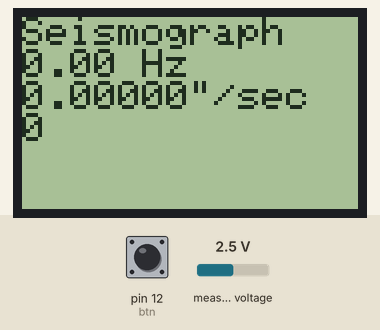
Bench run of a sketch on a simulated Arduino Uno, built with avr-gcc and run on an emulated ATmega328P. On the bench: 84×48 one-colour display. The inputs (shaded band) are chosen by the test bench; at power-on: pin 12 (btn) HIGH, measured voltage 2.5 V. What the sketch prints to the serial monitor is not drawn.

Above: at 1.2 s.

The sketch:

geophone.ino
```cpp
#include <Wire.h>
#include <Adafruit_ADS1015.h>
#include "Waveform.h"
#include <PCD8544.h>


 Adafruit_ADS1115 ads;  /* Use this for the 16-bit version */
//Adafruit_ADS1015 ads;     /* Use thi for the 12-bit version */
//int16_t buff[100];
const int btn=12;
int btnstate=0;
int del=1;
static PCD8544 lcd;
const int arrsize=200;
Waveform wform(arrsize);
unsigned long begtime=0;
int count=0;
long cycletime=1;
float freq=0;
void setup(void)
{
    lcd.begin(84, 48);

  Serial.begin(9600);
 // Serial.println("Hello!");

  //Serial.println("Getting single-ended readings from AIN0..3");
  //Serial.println("ADC Range: +/- 6.144V (1 bit = 3mV/ADS1015, 0.1875mV/ADS1115)");

  // The ADC input range (or gain) can be changed via the following
  // functions, but be careful never to exceed VDD +0.3V max, or to
  // exceed the upper and lower limits if you adjust the input range!
  // Setting these values incorrectly may destroy your ADC!
  //                                                                ADS1015  ADS1115
  //                                                                -------  -------
  // ads.setGain(GAIN_TWOTHIRDS);  // 2/3x gain +/- 6.144V  1 bit = 3mV      0.1875mV (default)
   ads.setGain(GAIN_ONE);        // 1x gain   +/- 4.096V  1 bit = 2mV      0.125mV
   //ads.setGain(GAIN_TWO);        // 2x gain   +/- 2.048V  1 bit = 1mV      0.0625mV
  // ads.setGain(GAIN_FOUR);       // 4x gain   +/- 1.024V  1 bit = 0.5mV    0.03125mV
  // ads.setGain(GAIN_EIGHT);      // 8x gain   +/- 0.512V  1 bit = 0.25mV   0.015625mV
   //ads.setGain(GAIN_SIXTEEN);    // 16x gain  +/- 0.256V  1 bit = 0.125mV  0.0078125mV
  ads.begin();
  //wform.resize(30);
  begtime=micros();
  pinMode(btn,INPUT_PULLUP);
}
void loop(void)
{
  btnstate=digitalRead(btn);
  if(btnstate==LOW){
    wform.Cal(freq);
  }
  //Serial.println(samplingFrequency);
  int16_t adc0;//;

  adc0 = ads.readADC_SingleEnded(0);
  //adc0+=0+wform.avg();
  wform.add(adc0);
  //Serial.println("WTF");
  //wform.smooth(0,1);
  //if (cycletime>2){freq=double(wform.zerohz(cycletime));}
  float avg=wform.avg();
  Serial.println(avg);
 if (count==100) {
  cycletime=(micros()-begtime)/100;
    count=0;
    //double freq=wform.hz(micros());
    freq=wform.threshz(cycletime,100,-100,198);
  updateLCD(freq,wform.ppv(freq),wform.peaky);
      begtime=micros();

 // count=0;
 }
 else{count++;}
    //Serial.print("  ");
  //Serial.println(wform.clipping());
  //Serial.print("%");

  delay(del);
}


void updateLCD(float a,float b,int16_t c){
   // Just to show the program is alive...
  lcd.clear();

  // Write a piece of text on the first line...
  lcd.setCursor(0, 0);
  lcd.print("Seismograph");

  // Write the counter on the second line...
  lcd.setCursor(0, 1);
  lcd.print(a);
lcd.print(" Hz");
lcd.setCursor(0, 2);

  lcd.print(b,5);

lcd.print('"');
lcd.print("/sec");
lcd.setCursor(0, 3);
  lcd.print(c);
  // Use a potentiometer to set the LCD contrast...
  // short level = map(analogRead(A0), 0, 1023, 0, 127);
  // lcd.setContrast(level);

}
```

Waveform.cpp
```cpp
#include "Waveform.h"
#include "Arduino.h"
#include <math.h>
#define count(x) (sizeof(x) / sizeof(x[0]))

Waveform::Waveform(int sizee){
  sizeey=sizee;
    int16_t *z=new int16_t[sizee];
    arrayy=z;
    memset(arrayy,0,sizeey);
    memset(cal_rates,0,100);
    //index=0;
}

Waveform::Waveform(){
    int16_t *z=new int16_t[10];
    arrayy=z;
    memset(arrayy,0,sizeey);
    memset(cal_rates,0,100);

    //index=0;
}

float Waveform::ppv(float hertz){
  if(cal_rates[int(hertz)]>0){
  return(mapfloat(peaky,0,cal_rates[int(hertz)],0,1));}
  else if(avrcal()>0){
    return(peaky/avrcal());
  }
  else{
    return(peaky);
  }
}
float Waveform::mapfloat(float x, float in_min, float in_max, float out_min, float out_max)
{
 return (x - in_min) * (out_max - out_min) / (in_max - in_min) + out_min;
}
void Waveform::Cal(float hertz){
  if(cal_rates[int(hertz)]!=0){cal_rates[int(hertz)]=(cal_rates[int(hertz)]+abs(peaky))/2;}
  else{
    cal_rates[int(hertz)]=abs(peaky);
  }
}
float Waveform::clipping(void){
  int counter=0;
  for(int i=0;i<sizeey-1;i++){
    if (arrayy[i]==arrayy[i+1]){
      counter++;
    }
  }
  return(counter*100/sizeey);
}
float Waveform::avrcal(void){
  uint16_t count=0;
  uint16_t avry=0;
  for(int i=0;i<100;i++){
    if(cal_rates[i]>0){
      avry+=cal_rates[i];
      count++;
    }
  }
  if(count>0){
    return(avry/count);
  }
  else{
    return(0);
  }
}

void Waveform::add(float reading){
for(int i=0;i<sizeey-1;i++){
    arrayy[i]=arrayy[i+1];
}
arrayy[sizeey-1]=reading;
peakcounter++;
if(peakcounter>500){peaky=reading-aveg;peakcounter=0;}
else if(abs(reading-aveg)>abs(peaky))peaky=reading-aveg;

}

int16_t Waveform::peak(uint16_t region){
  uint16_t peakindx=0;
  uint16_t abspeak=0;
  for(int i=sizeey-region;i<sizeey;i++){
    if(abs(arrayy[i])>abspeak)peakindx=i;
  }
  return(arrayy[peakindx]);
}
int16_t Waveform::cor(int del){
  if (del<=sizeey&&del>0){
    return(arrayy[sizeey-1]*arrayy[sizeey-del]/1000);
  }
  else{
  return(sizeey);
}
}
void Waveform::smooth(uint16_t factor,int16_t dir){
  switch(dir){
    case 1:
  for(int i=0;i<sizeey-factor-1;i++){
      int16_t sash=0;
      for(int o=0;0<factor;o++){
        sash+=arrayy[i+o];
        }
      arrayy[i]=sash/factor;
  }
  break;
  case -1:
  for(int i=factor;i<sizeey;i++){
      int16_t sash=0;
      for(int o=0;0<factor;o++){
        sash+=arrayy[i-o];
        }
      arrayy[i]=sash/factor;
  }
  break;
}
}
double Waveform::hz(uint16_t a){
  delta[0]=delta[1];
  delta[1]=a;
  int h=1;
  int iter=40;
  int x=sizeey-1;
  double average=0;
  for(int i=0;i<iter;i++){
    double calcr=hzfunc(arrayy,x,delta[1]-delta[0]);
    double calcm=hzfunc(arrayy,x-1,delta[1]-delta[0]);
    double calcl=hzfunc(arrayy,x-2,delta[1]-delta[0]);
    if(!(isnan(calcm)||isinf(calcm))){
      if((calcm+calcl+calcr)/3<1){
        average+=calcr;
      }
      if(calcm>calcl&&calcm>calcr){
  average+=calcm;}
    }
  else{
    iter--;
  }
  x--;
  }
  if(average==average&&iter>0&&average>0){
  return(average/iter);}
  else{
    return(zerohz());
  }
}
double Waveform::zerohz(void){
  unsigned long diff=delta[1]-delta[0];
  int average=0;
  int indx=0;
  int firstindx=0;
  bool isfirst=false;
  int i=1;
  for(i=1;i<sizeey-1;i++){
    if(ispeak(arrayy[i-1],arrayy[i],arrayy[i+1])){
      if(!isfirst)firstindx=i;isfirst!=isfirst;
      indx=i;
      average++;
      if(abs(arrayy[i])<avg())break;
    }
  }
  if(average>1&&((indx-firstindx)*diff)>0){
    return(average*1000000/(2*(indx-firstindx)*diff));
  }
  else{
    return(100);
  }
}
float Waveform::zerohz(long cycletime){
  int average=0;
  int indx=0;
  int firstindx=0;
  bool isfirst=false;
  int i=1;
  for(i=1;i<sizeey-1;i++){
    if(ispeak(arrayy[i-1],arrayy[i],arrayy[i+1])){
      if(!isfirst)firstindx=i;isfirst!=isfirst;
      indx=i;
      average++;
      if(abs(arrayy[i])<avg())break;
    }
  }
  if(average>1&&((indx-firstindx)*cycletime)>0){
    return(average*1000000/(2*(indx-firstindx)*cycletime));
  }
  else{
    return(100);
  }
}
float Waveform::threshz(long cycletime, int16_t upthres, int16_t downthres,uint16_t sample){
  int sign=0;
  int exccount=0;
  //upthres-=aveg;
  //downthres-=aveg;
  for(int i=sizeey-sample;i<sizeey;i++){
    if(sign==0){
    if(arrayy[i]>upthres){
    sign=1;
    exccount++;
    }
    if(arrayy[i]<downthres){
    sign=-1;
    exccount++;
    }
    }
    if(sign<0){
      if(arrayy[i]<downthres){
        exccount++;
        sign*=(-1);
      }
    }
    if(sign>0){
      if(arrayy[i]>upthres){
        exccount++;
        sign*=(-1);
      }
    }
  }
  return(exccount*1000000/(2*sample*cycletime));
}
double Waveform::hzfunc(int16_t *b,uint16_t index, int16_t delt){
  int h=1;
  double calc=1000000*sqrt(((arrayy[index-2*h]-2*arrayy[index-h]+arrayy[index])*1000/(pow((delt),2)))/(-1*arrayy[index]));
  return(calc);
}
bool Waveform::ispeak(uint16_t head, uint16_t mid, uint16_t bot){
  mid=abs(mid);
  head=abs(head);
  bot=abs(bot);
  if(head<mid&&mid>bot){
    return (true);
  }
  else{
    return(false);
  }
}
float Waveform::avg(){
int16_t a=0;
for(int i=0;i<sizeey;i++){
    a+=arrayy[i];
}
aveg=a/sizeey;
return (a/sizeey);
}


void Waveform::clear(){
memset(arrayy,0,sizeey);
}


void Waveform::resize(int sizee){
  sizeey=sizee;
int16_t *z=new int16_t[sizeey];
arrayy=z;
memset(arrayy,0,sizeey);
}
```

Waveform.h
```cpp
#ifndef Waveform_h
#define Waveform_h

#include <Arduino.h>

class Waveform {
public:
	Waveform(int);
    Waveform();

	void add(float);
    float avg(void);
    void clear(void);
    float ppv(float);
    void Cal(float);
    void resize(int);
    int16_t peaky=0;
    int16_t peakmestime=millis();
    double hz(uint16_t);
    int16_t peak(uint16_t);
    float dwpeak=1000;
    float clipping(void);
    int16_t cor(int);
    float freq=0;
        int16_t *arrayy;
    void smooth(uint16_t,int16_t);
    float zerohz(long);
    float threshz(long,int16_t,int16_t,uint16_t);
    //int16_t
private:
    float aveg=0;
    float Waveform::mapfloat(float, float , float , float , float );
    bool sign=false;
    uint16_t cal_rates[100];
    float avrcal(void);
    int16_t peakcounter=0;
    unsigned long delta[2]={0,0};
    bool ispeak(uint16_t,uint16_t,uint16_t);
    int coun=0;
    int16_t uppeaktime=0,downpeaktime=0;
    int sizeey=0;
    int buf=100;
    double zerohz(void);
    double hzfunc(int16_t*, uint16_t,int16_t);

};


#endif
```
